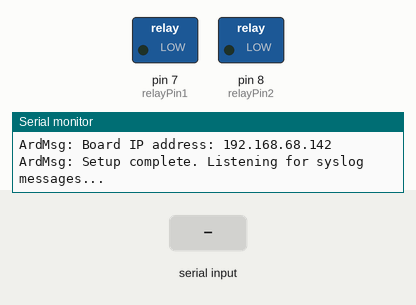
The sketch below on a simulated Arduino Uno, built with avr-gcc and run on an emulated ATmega328P. Shown: switched loads named in the sketch (green lamp = pin HIGH), the last lines printed to the serial monitor. The test bench sets the inputs (shaded band). WiFi joins after 1.5 s; servers stay silent unless stated; EEPROM starts erased.

Above: at 6.8 s.
6.9 s: "Relay1:\n" received over Serial
At 7.3 s:
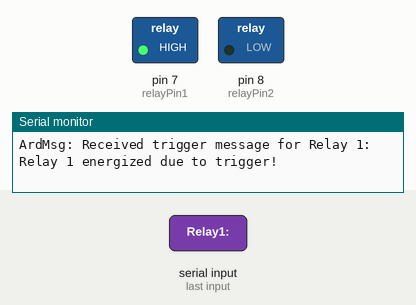
8.4 s: "Relay2:\n" received over Serial
At 9.6 s:
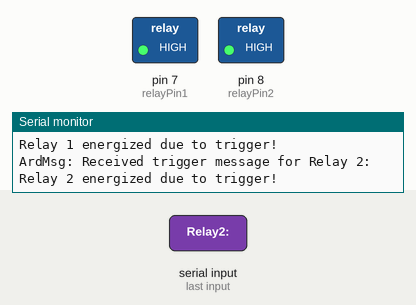
Timing chart, 0 to 11.4 s (numbered marks = the images above; inputs shaded):
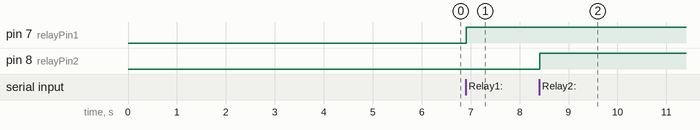

Measured:
- after the input at 6.9 s, pin 7 (relayPin1): LOW → HIGH at once
- after the input at 8.4 s, pin 8 (relayPin2): LOW → HIGH at once

The sketch:

syslog_mon_v1c.ino
```cpp
#include <Ethernet.h>
#include <EthernetUdp.h>
#include <EEPROM.h>

// EEPROM STORAGE
#define IP_ADDRESS_START_ADDR 0
#define TRIGGER1_START_ADDR 20
#define TRIGGER2_START_ADDR 110
#define FIRST_BOOT_MARKER_ADDR 200
#define FIRST_BOOT_MARKER_VALUE 123

// VARIABLES SECTION
byte mac[] = {0xDE, 0xAD, 0xBE, 0xEF, 0xFE, 0xED};
IPAddress ip;
EthernetUDP Udp;
unsigned int localPort = 514;
const int relayPin1 = 7;
const int relayPin2 = 8;

// Reduced buffer size
#define BUFFER_SIZE 512
char packetBuffer[BUFFER_SIZE];

// Using char arrays instead of String for trigger messages
char triggerMessage1[] = "port up";
char triggerMessage2[] = "port down";
bool relay1IsOn = false;
bool relay2IsOn = false;
unsigned long relay1OnTime = 0;
unsigned long relay2OnTime = 0;

void setup() {
    // Only initialize Serial if you need it for debugging during setup.
    Serial.begin(9600);
    delay(5000);  // Give serial port some time to initialize. This can be removed if not using Serial.
    Serial.println("ArdMsg: Initializing Ethernet...");

    byte storedIP[4];
    for (int i = 0; i < 4; i++) {
        storedIP[i] = EEPROM.read(IP_ADDRESS_START_ADDR + i);
    }

    if (isValidIP(storedIP)) {
        ip = IPAddress(storedIP[0], storedIP[1], storedIP[2], storedIP[3]);
        Serial.print("ArdMsg: IP from EEPROM:\n");
        Serial.println(ip);
    } else {
        Serial.println("ArdMsg: Invalid IP in EEPROM. Using default IP 192.168.68.142");
        ip = IPAddress(192, 168, 68, 142);
        for (int i = 0; i < 4; i++) {
            EEPROM.write(IP_ADDRESS_START_ADDR + i, ip[i]);
        }
        Serial.print("ArdMsg: IP now set as: ");
        Serial.println(ip);
    }

    Ethernet.begin(mac, ip);

    if (Ethernet.hardwareStatus() == EthernetNoHardware) {
        Serial.println("ArdMsg: Ethernet shield was not found. Sorry, can't run without hardware.");
        while (true);
    }

    if (Ethernet.linkStatus() == LinkOFF) {
        Serial.println("ArdMsg: Ethernet cable is not connected.");
    }

    Udp.begin(localPort);
    Serial.println("ArdMsg: Start UDP.");

    if (EEPROM.read(FIRST_BOOT_MARKER_ADDR) != FIRST_BOOT_MARKER_VALUE) {
        Serial.println("ArdMsg: Writing first trigger message to EEPROM.");
        writeTriggerMessageToEEPROM("port up", TRIGGER1_START_ADDR);
        writeTriggerMessageToEEPROM("port down", TRIGGER2_START_ADDR);
        EEPROM.write(FIRST_BOOT_MARKER_ADDR, FIRST_BOOT_MARKER_VALUE);
        Serial.println("ArdMsg: 1st Boot Flag Set.");
    }

    strncpy(triggerMessage1, readTriggerMessageFromEEPROM(TRIGGER1_START_ADDR), sizeof(triggerMessage1) - 1);
    Serial.println("ArdMsg: Relay 1 Trigger from EEPROM: " + String(triggerMessage1));
    Serial.println("ArdMsg: Relay1 Trigger Set...");

    strncpy(triggerMessage2, readTriggerMessageFromEEPROM(TRIGGER2_START_ADDR), sizeof(triggerMessage2) - 1);
    Serial.println("ArdMsg: Relay 2 Trigger from EEPROM: " + String(triggerMessage2));
    Serial.println("ArdMsg: Relay2 Trigger Set...");

    Serial.print("ArdMsg: Board IP address: ");
    Serial.println(Ethernet.localIP());

    pinMode(relayPin1, OUTPUT);
    digitalWrite(relayPin1, LOW);

    pinMode(relayPin2, OUTPUT);
    digitalWrite(relayPin2, LOW);

    Serial.println("ArdMsg: Setup complete. Listening for syslog messages...");
}


// FUNCTIONS SECTION
void setNewIPAddress(const char* newIP) {
    int parts[4];
    sscanf(newIP, "%d.%d.%d.%d", &parts[0], &parts[1], &parts[2], &parts[3]);
    ip = IPAddress(parts[0], parts[1], parts[2], parts[3]);
    Ethernet.begin(mac, ip);
    Serial.print("ArdMsg: New IP address set: ");
    Serial.println(ip);
    for (int i = 0; i < 4; i++) {
        EEPROM.write(IP_ADDRESS_START_ADDR + i, parts[i]);
    }
}

char* readTriggerMessageFromEEPROM(int startAddr) {
    static char message[80];  // Assuming a reasonable size for trigger messages
    char ch;
    int addr = startAddr;
    int index = 0;
    while ((ch = EEPROM.read(addr)) != '\0' && index < sizeof(message) - 1) {
        message[index++] = ch;
        addr++;
    }
    message[index] = '\0';
    Serial.print("Reading from EEPROM at address: ");
    Serial.println(startAddr);

    return message;
}

void writeTriggerMessageToEEPROM(const char* message, int startAddr) {
    for (int i = 0; i < strlen(message) && i < 80; i++) {  // Assuming a reasonable size for trigger messages
        EEPROM.write(startAddr + i, message[i]);
    }
    EEPROM.write(startAddr + strlen(message), '\0');
    Serial.print("ArdMsg: Trigger Message to EEPROM Function Complete ");
}

bool isValidIP(byte ip[]) {
    return !(ip[0] == 0 && ip[1] == 0 && ip[2] == 0 && ip[3] == 0) &&
           !(ip[0] == 255 && ip[1] == 255 && ip[2] == 255 && ip[3] == 255);
}

void loop() {
    if (Serial.available()) {
        char message[128];  // Assuming a reasonable size for incoming serial messages
        int bytesRead = Serial.readBytesUntil('\n', message, sizeof(message) - 1); // -1 to leave space for null terminator
        message[bytesRead] = '\0'; // Null-terminate the string

        // Check for carriage return and remove it
        if (bytesRead > 0 && message[bytesRead - 1] == '\r') {
            message[bytesRead - 1] = '\0';
        }

        // Clear the serial buffer
        while (Serial.available()) {
        Serial.read();  // Read and discard the byte
    }

        if (strncmp(message, "IP:", 3) == 0) {
            setNewIPAddress(message + 3);
        } else if (strncmp(message, "Relay1:", 7) == 0) {
            strncpy(triggerMessage1, message + 7, sizeof(triggerMessage1) - 1);
            Serial.println("ArdMsg: Received trigger message for Relay 1: " + String(triggerMessage1));
            for (int i = 0; i < strlen(triggerMessage1); i++) {
                EEPROM.write(TRIGGER1_START_ADDR + i, triggerMessage1[i]);
            }
            EEPROM.write(TRIGGER1_START_ADDR + strlen(triggerMessage1), '\0');
        } else if (strncmp(message, "Relay2:", 7) == 0) {
            strncpy(triggerMessage2, message + 7, sizeof(triggerMessage2) - 1);
            Serial.println("ArdMsg: Received trigger message for Relay 2: " + String(triggerMessage2));
            for (int i = 0; i < strlen(triggerMessage2); i++) {
                EEPROM.write(TRIGGER2_START_ADDR + i, triggerMessage2[i]);
            }
            EEPROM.write(TRIGGER2_START_ADDR + strlen(triggerMessage2), '\0');
        }
    }

    int packetSize = Udp.parsePacket();
    if (packetSize) {
        memset(packetBuffer, 0, BUFFER_SIZE);
        Udp.read(packetBuffer, min(packetSize, BUFFER_SIZE - 1));
        Serial.print("ArdMsg: Received message (length ");
        Serial.print(packetSize);
        Serial.print("): ");
        Serial.println(packetBuffer);
    }

    if (strstr(packetBuffer, triggerMessage1) && !relay1IsOn) {
        digitalWrite(relayPin1, HIGH);
        relay1IsOn = true;
        relay1OnTime = millis();
        Serial.println("Relay 1 energized due to trigger!");
        memset(packetBuffer, 0, BUFFER_SIZE);
    }

    if (strstr(packetBuffer, triggerMessage2) && !relay2IsOn) {
        digitalWrite(relayPin2, HIGH);
        relay2IsOn = true;
        relay2OnTime = millis();
        Serial.println("Relay 2 energized due to trigger!");
        memset(packetBuffer, 0, BUFFER_SIZE);
    }

    if (relay1IsOn && (millis() - relay1OnTime >= 10000)) {
        digitalWrite(relayPin1, LOW);
        relay1IsOn = false;
        Serial.println("Relay 1 de-energized after 10 seconds!");
    }

    if (relay2IsOn && (millis() - relay2OnTime >= 10000)) {
        digitalWrite(relayPin2, LOW);
        relay2IsOn = false;
        Serial.println("Relay 2 de-energized after 10 seconds!");
    }
}
```
